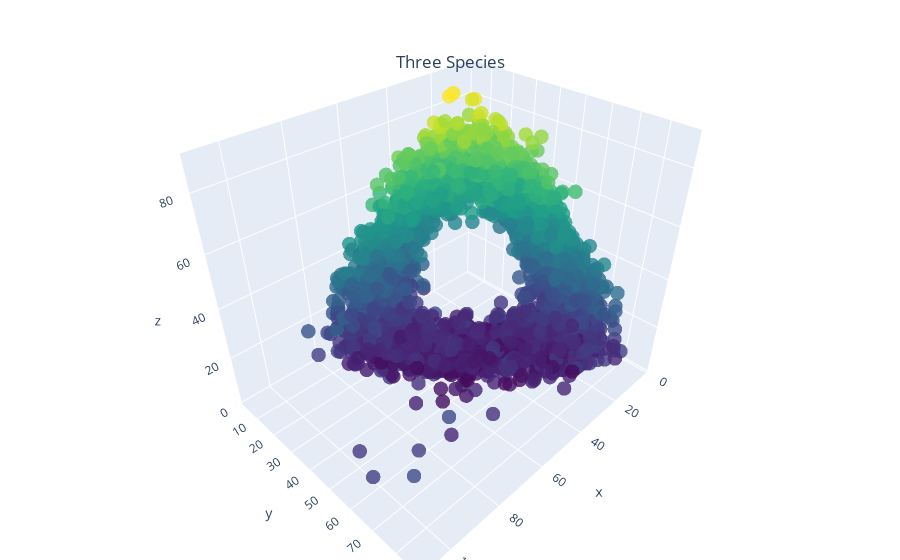

Source (notebook cell):
### Code cell
# Create a scatter plot
trace = go.Scatter3d(
    x=data[:, 0],  # X coordinates
    y=data[:, 1],  # Y coordinates
    z=data[:, 2],  # Z coordinates
    mode='markers',
    marker=dict(
        size=5,
        color=data[:, 2],  # set color to Z coordinate for gradient effect
        colorscale='Viridis',  # choose a colorscale
        opacity=0.8
    )
)

# Define the layout of the plot
layout = go.Layout(
        title={
        'text': 'Three Species',
        'y':0.9,
        'x':0.5,
        'xanchor': 'center',
        'yanchor': 'top'
    },
    margin=dict(l=0, r=0, b=0, t=0)
)

# Create the figure
fig = go.Figure(data=[trace], layout=layout)

# Display the figure
fig.show()

### Figure 1 — Plotly figure (JSON) as saved in the notebook; plotly's stock layout.template omitted (floating-point values rounded to 4 significant figures; data arrays with more than 128 entries replaced by an {"elided": "..."} marker saying what was removed)
{"data": [{"marker": {"color": {"elided": "3633 int values"}, "colorscale": [[0, "#440154"], [0.1111, "#482878"], [0.2222, "#3e4989"], [0.3333, "#31688e"], [0.4444, "#26828e"], [0.5556, "#1f9e89"], [0.6667, "#35b779"], [0.7778, "#6ece58"], [0.8889, "#b5de2b"], [1, "#fde725"]], "opacity": 0.8, "size": 5}, "mode": "markers", "type": "scatter3d", "x": {"elided": "3633 int values"}, "y": {"elided": "3633 int values"}, "z": {"elided": "3633 int values"}}], "layout": {"margin": {"b": 0, "l": 0, "r": 0, "t": 0}, "title": {"text": "Three Species", "x": 0.5, "xanchor": "center", "y": 0.9, "yanchor": "top"}}}
